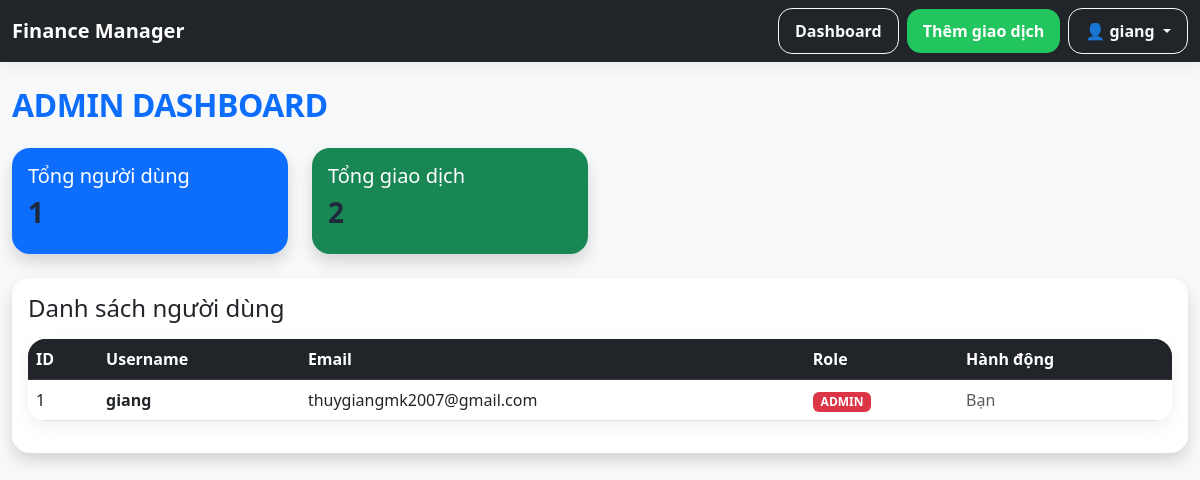
The app's page /admin/dashboard (signed in), older data.
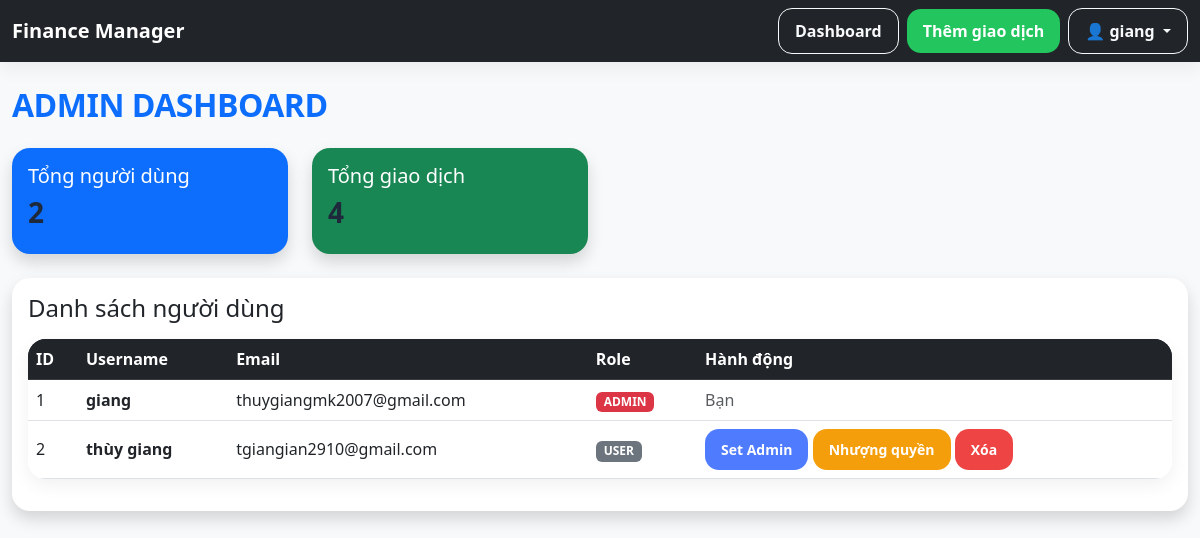
The same page, newer data.
### models.py (models this page shows)
class User(db.Model, UserMixin):
    id = db.Column(db.Integer, primary_key=True)
    username = db.Column(db.String(100), unique=True, nullable=False)
    email = db.Column(db.String(200), unique=True, nullable=False)
    password = db.Column(db.String(200), nullable=False)
    role = db.Column(db.String(20), default="user")
    monthly_income = db.Column(db.Float, default=0)
    budget_limit = db.Column(db.Float, default=0)
    transactions = db.relationship("Transaction", backref="user", lazy=True)

### routes/admin_routes.py (the view)
@admin.route("/dashboard")
@login_required
def dashboard():
    if current_user.role != "admin":
        flash("Bạn không có quyền truy cập admin", "danger")
        return redirect(url_for("transaction.dashboard"))
    users = User.query.all()
    total_users = User.query.count()
    total_transactions = sum(len(u.transactions) for u in users)
    return render_template(
        "admin_dashboard.html",
        users=users,
        total_users=total_users,
        total_transactions=total_transactions
    )

### templates/admin_dashboard.html
{% extends 'base.html' %}
{% block content %}
<h2 class="mb-4 fw-bold text-primary">
    ADMIN DASHBOARD
</h2>
<div class="row mb-4">
    <div class="col-md-3">
        <div class="card bg-primary text-white shadow">
            <div class="card-body">
                <h5>Tổng người dùng</h5>
                <h3>{{ total_users }}</h3>
            </div>
        </div>
    </div>
    <div class="col-md-3">
        <div class="card bg-success text-white shadow">
            <div class="card-body">
                <h5>Tổng giao dịch</h5>
                <h3>{{ total_transactions }}</h3>
            </div>
        </div>
    </div>
</div>
<div class="card shadow border-0">
    <div class="card-body">
        <h4 class="mb-3">Danh sách người dùng</h4>
        <table class="table table-hover align-middle">
            <thead class="table-dark">
                <tr>
                    <th>ID</th>
                    <th>Username</th>
                    <th>Email</th>
                    <th>Role</th>
                    <th>Hành động</th>
                </tr>
            </thead>
            <tbody>
                {% for user in users %}
                <tr>
                    <td>{{ user.id }}</td>
                    <td class="fw-bold">{{ user.username }}</td>
                    <td>{{ user.email }}</td>
                    <td>
                        {% if user.role == 'admin' %}
                            <span class="badge bg-danger">ADMIN</span>
                        {% else %}
                            <span class="badge bg-secondary">USER</span>
                        {% endif %}
                    </td>
                    <td>
                        {% if user.id != current_user.id %}
                            {% if user.role != 'admin' %}
                            <form action="{{ url_for('admin.make_admin', user_id=user.id) }}"
                                  method="POST"
                                  style="display:inline;">
                                <button class="btn btn-sm btn-primary">
                                    Set Admin
                                </button>
                            </form>
                            {% endif %}
                            {% if current_user.role == 'admin' and user.role != 'admin' %}
                            <form action="{{ url_for('admin.transfer_admin', user_id=user.id) }}"
                                  method="POST"
                                  style="display:inline;">
                                <button class="btn btn-sm btn-warning">
                                    Nhượng quyền
                                </button>
                            </form>
                            {% endif %}
                            <form action="{{ url_for('admin.delete_user', user_id=user.id) }}"
                                  method="POST"
                                  style="display:inline;">
                                <button class="btn btn-sm btn-danger"
                                        onclick="return confirm('Xóa user này?')">
                                    Xóa
                                </button>
                            </form>
                        {% else %}
                            <span class="text-muted">Bạn</span>
                        {% endif %}
                    </td>
                </tr>
                {% endfor %}
            </tbody>
        </table>
    </div>
</div>
{% endblock %}

### templates/base.html (shortened to what this page needs)
<!DOCTYPE html>
<html lang="vi">
<head>
    <link href="https://cdn.jsdelivr.net/npm/bootstrap@5.3.0/dist/css/bootstrap.min.css"
          rel="stylesheet">
    <link rel="stylesheet"
          href="{{ url_for('static', filename='css/style.css') }}">
</head>
<body class="bg-light">
    <nav class="navbar navbar-expand-lg navbar-dark bg-dark">
        <div class="container">
            <a class="navbar-brand fw-bold"
               href="{{ url_for('transaction.dashboard') }}">
                Finance Manager
            </a>
            <div class="d-flex ms-auto align-items-center gap-2">
                <a href="{{ url_for('transaction.dashboard') }}"
                   class="btn btn-outline-light">
                    Dashboard
                </a>
                <a href="{{ url_for('transaction.add_transaction') }}"
                   class="btn btn-success">
                    Thêm giao dịch
                </a>
                <div class="dropdown">
                    <button class="btn btn-outline-light dropdown-toggle"
                            type="button"
                            data-bs-toggle="dropdown"
                            aria-expanded="false">
                        👤 {{ current_user.username }}
                    </button>
                </div>
            </div>
        </div>
    </nav>
    <div class="container mt-4">
        {% block content %}
        {% endblock %}
    </div>
</body>
</html>

Row changes from the older to the newer data that the page shows:
added User: id "2", username "thùy giang", email "tgiangian2910@gmail.com", role "USER"
Text that changed along with them:
{{ total_users }}: "1" → "2"
{{ total_transactions }}: "2" → "4"
